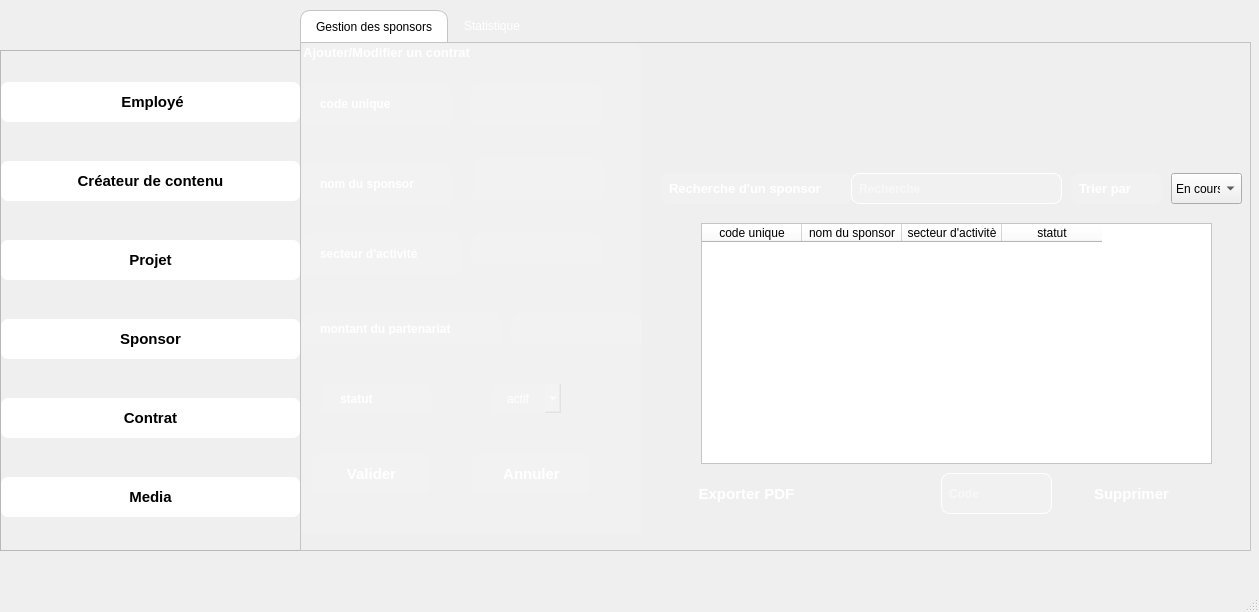
<?xml version="1.0" encoding="UTF-8"?>
<ui version="4.0">
 <class>Gsponsors</class>
 <widget class="QMainWindow" name="Gsponsors">
  <property name="geometry">
   <rect>
    <x>0</x>
    <y>0</y>
    <width>1259</width>
    <height>612</height>
   </rect>
  </property>
  <property name="windowTitle">
   <string>Gsponsors</string>
  </property>
  <property name="styleSheet">
   <string notr="true">background-color: qlineargradient(
    x1:0, y1:0, x2:1, y2:1,
    stop:0 #2a174c, 
    stop:0.5 #3452c9, 
    stop:1 #c7386d
);</string>
  </property>
  <widget class="QWidget" name="centralwidget">
   <widget class="QFrame" name="frame">
    <property name="geometry">
     <rect>
      <x>0</x>
      <y>50</y>
      <width>301</width>
      <height>501</height>
     </rect>
    </property>
    <property name="styleSheet">
     <string notr="true"/>
    </property>
    <property name="frameShape">
     <enum>QFrame::Shape::StyledPanel</enum>
    </property>
    <property name="frameShadow">
     <enum>QFrame::Shadow::Raised</enum>
    </property>
    <widget class="QWidget" name="verticalLayoutWidget">
     <property name="geometry">
      <rect>
       <x>0</x>
       <y>0</y>
       <width>301</width>
       <height>501</height>
      </rect>
     </property>
     <layout class="QVBoxLayout" name="verticalLayout_2">
      <item>
       <widget class="QPushButton" name="pushButton_5">
        <property name="font">
         <font>
          <pointsize>11</pointsize>
          <bold>true</bold>
         </font>
        </property>
        <property name="styleSheet">
         <string notr="true">QPushButton {
    /* Base Orange &quot;Sun&quot; Background */
    background-color: rgb(255, 255, 255);
    color: black;
    border: 2px solid transparent;
    border-radius: 8px;
    padding: 10px 20px;
    font-weight: bold;
}

QPushButton:hover {
    /* Bright Contour (Border) when the mouse passes over */
    border: 2px solid #ffcc00;
    background-color: qlineargradient(
        x1: 0, y1: 0, x2: 0, y2: 1,
        stop: 0 #ff951a,
        stop: 1 #ffb01a
    );
}

QPushButton:pressed {
    /* Solid darker orange on press */
    background-color: #ff8c00; /* A solid, dark orange color */
    border: 2px solid #ffcc00;
}</string>
        </property>
        <property name="text">
         <string> Employé</string>
        </property>
       </widget>
      </item>
      <item>
       <widget class="QPushButton" name="pushButton_6">
        <property name="font">
         <font>
          <pointsize>11</pointsize>
          <bold>true</bold>
         </font>
        </property>
        <property name="styleSheet">
         <string notr="true">QPushButton {
    /* Base Orange &quot;Sun&quot; Background */
    background-color: rgb(255, 255, 255);
    color: black;
    border: 2px solid transparent;
    border-radius: 8px;
    padding: 10px 20px;
    font-weight: bold;
}

QPushButton:hover {
    /* Bright Contour (Border) when the mouse passes over */
    border: 2px solid #ffcc00;
    background-color: qlineargradient(
        x1: 0, y1: 0, x2: 0, y2: 1,
        stop: 0 #ff951a,
        stop: 1 #ffb01a
    );
}

QPushButton:pressed {
    /* Solid darker orange on press */
    background-color: #ff8c00; /* A solid, dark orange color */
    border: 2px solid #ffcc00;
}</string>
        </property>
        <property name="text">
         <string>Créateur de contenu</string>
        </property>
       </widget>
      </item>
      <item>
       <widget class="QPushButton" name="pushButton_7">
        <property name="font">
         <font>
          <pointsize>11</pointsize>
          <bold>true</bold>
         </font>
        </property>
        <property name="styleSheet">
         <string notr="true">QPushButton {
    /* Base Orange &quot;Sun&quot; Background */
    background-color: rgb(255, 255, 255);
    color: black;
    border: 2px solid transparent;
    border-radius: 8px;
    padding: 10px 20px;
    font-weight: bold;
}

QPushButton:hover {
    /* Bright Contour (Border) when the mouse passes over */
    border: 2px solid #ffcc00;
    background-color: qlineargradient(
        x1: 0, y1: 0, x2: 0, y2: 1,
        stop: 0 #ff951a,
        stop: 1 #ffb01a
    );
}

QPushButton:pressed {
    /* Solid darker orange on press */
    background-color: #ff8c00; /* A solid, dark orange color */
    border: 2px solid #ffcc00;
}</string>
        </property>
        <property name="text">
         <string>Projet</string>
        </property>
       </widget>
      </item>
      <item>
       <widget class="QPushButton" name="pushButton_8">
        <property name="font">
         <font>
          <pointsize>11</pointsize>
          <bold>true</bold>
         </font>
        </property>
        <property name="styleSheet">
         <string notr="true">QPushButton {
    /* Base Orange &quot;Sun&quot; Background */
    background-color: rgb(255, 255, 255);
    color: black;
    border: 2px solid transparent;
    border-radius: 8px;
    padding: 10px 20px;
    font-weight: bold;
}

QPushButton:hover {
    /* Bright Contour (Border) when the mouse passes over */
    border: 2px solid #ffcc00;
    background-color: qlineargradient(
        x1: 0, y1: 0, x2: 0, y2: 1,
        stop: 0 #ff951a,
        stop: 1 #ffb01a
    );
}

QPushButton:pressed {
    /* Solid darker orange on press */
    background-color: #ff8c00; /* A solid, dark orange color */
    border: 2px solid #ffcc00;
}

</string>
        </property>
        <property name="text">
         <string>Sponsor</string>
        </property>
       </widget>
      </item>
      <item>
       <widget class="QPushButton" name="pushButton_9">
        <property name="font">
         <font>
          <pointsize>11</pointsize>
          <bold>true</bold>
         </font>
        </property>
        <property name="styleSheet">
         <string notr="true">QPushButton {
    /* Base Orange &quot;Sun&quot; Background */
    background-color: rgb(255, 255, 255);
    color: black;
    border: 2px solid transparent;
    border-radius: 8px;
    padding: 10px 20px;
    font-weight: bold;
}

QPushButton:hover {
    /* Bright Contour (Border) when the mouse passes over */
    border: 2px solid #ffcc00;
    background-color: qlineargradient(
        x1: 0, y1: 0, x2: 0, y2: 1,
        stop: 0 #ff951a,
        stop: 1 #ffb01a
    );
}

QPushButton:pressed {
    /* Solid darker orange on press */
    background-color: #ff8c00; /* A solid, dark orange color */
    border: 2px solid #ffcc00;
}</string>
        </property>
        <property name="text">
         <string>Contrat</string>
        </property>
       </widget>
      </item>
      <item>
       <widget class="QPushButton" name="pushButton_11">
        <property name="font">
         <font>
          <pointsize>11</pointsize>
          <bold>true</bold>
         </font>
        </property>
        <property name="styleSheet">
         <string notr="true">QPushButton {
    /* Base Orange &quot;Sun&quot; Background */
    background-color: rgb(255, 255, 255);
    color: black;
    border: 2px solid transparent;
    border-radius: 8px;
    padding: 10px 20px;
    font-weight: bold;
}

QPushButton:hover {
    /* Bright Contour (Border) when the mouse passes over */
    border: 2px solid #ffcc00;
    background-color: qlineargradient(
        x1: 0, y1: 0, x2: 0, y2: 1,
        stop: 0 #ff951a,
        stop: 1 #ffb01a
    );
}

QPushButton:pressed {
    /* Solid darker orange on press */
    background-color: #ff8c00; /* A solid, dark orange color */
    border: 2px solid #ffcc00;
}</string>
        </property>
        <property name="text">
         <string>Media</string>
        </property>
       </widget>
      </item>
     </layout>
    </widget>
   </widget>
   <widget class="QTabWidget" name="tabWidget">
    <property name="geometry">
     <rect>
      <x>300</x>
      <y>10</y>
      <width>951</width>
      <height>541</height>
     </rect>
    </property>
    <property name="styleSheet">
     <string notr="true">/* Style for the QTabWidget (the container) */
QTabWidget::pane {
    /* Removes the border around the content area */
    border: 1px solid #c4c4c4;
}

/* Style for the QTabBar (the tab buttons themselves) */
QTabBar {
    border-top-left-radius: 10px;
    border-top-right-radius: 10px;
}

/* Style for the selected tab */
QTabBar::tab:selected {
    background-color: white; /* White background for the active tab */
    color: black; /* Black text for the active tab */
    border: 1px solid #c4c4c4; /* A light border */
    border-bottom: none; /* No border at the bottom to blend with the content pane */
    border-top-left-radius: 10px;
    border-top-right-radius: 10px;
    padding: 8px 15px; /* Add some padding for spacing */
}

/* Style for the unselected tabs */
QTabBar::tab:!selected {
    background-color: transparent; /* Transparent background for inactive tabs */
    color: white; /* White text for inactive tabs */
    border: 1px solid transparent; /* Transparent border */
    padding: 8px 15px; /* Add some padding for spacing */
}

/* Style for the unselected tabs on hover */
QTabBar::tab:!selected:hover {
    background-color: rgba(255, 255, 255, 0.1); /* A subtle white transparency on hover */
}
</string>
    </property>
    <property name="currentIndex">
     <number>0</number>
    </property>
    <widget class="QWidget" name="tab">
     <attribute name="title">
      <string>Gestion des sponsors</string>
     </attribute>
     <widget class="QGroupBox" name="groupBox">
      <property name="geometry">
       <rect>
        <x>0</x>
        <y>0</y>
        <width>341</width>
        <height>491</height>
       </rect>
      </property>
      <property name="font">
       <font>
        <pointsize>10</pointsize>
        <bold>true</bold>
       </font>
      </property>
      <property name="styleSheet">
       <string notr="true">background-color: white; /* White background for the active tab */
    color: black; /* Black text for the active tab */
    border: 1px solid #c4c4c4; /* A light border */
    border-bottom: none; /* No border at the bottom to blend with the content pane */
    border-top-left-radius: 10px;
    border-top-right-radius: 10px;
    padding: 8px 15px; /* Add some padding for spacing */

    background-color: transparent; /* Transparent background for inactive tabs */
    color: white; /* White text for inactive tabs */
    border: 1px solid transparent; /* Transparent border */
    padding: 8px 15px; /* Add some padding for spacing */


    background-color: rgba(255, 255, 255, 0.1); /* A subtle white transparency on hover */</string>
      </property>
      <property name="title">
       <string>Ajouter/Modifier un contrat</string>
      </property>
      <widget class="QLineEdit" name="lineEdit">
       <property name="geometry">
        <rect>
         <x>170</x>
         <y>40</y>
         <width>131</width>
         <height>41</height>
        </rect>
       </property>
       <property name="font">
        <font>
         <pointsize>9</pointsize>
         <bold>true</bold>
        </font>
       </property>
      </widget>
      <widget class="QLabel" name="label">
       <property name="geometry">
        <rect>
         <x>0</x>
         <y>120</y>
         <width>151</width>
         <height>41</height>
        </rect>
       </property>
       <property name="font">
        <font>
         <family>Segoe UI</family>
         <pointsize>9</pointsize>
         <italic>false</italic>
         <bold>true</bold>
        </font>
       </property>
       <property name="styleSheet">
        <string notr="true">font: 700 9pt &quot;Segoe UI&quot;;</string>
       </property>
       <property name="text">
        <string>nom du sponsor</string>
       </property>
      </widget>
      <widget class="QLabel" name="label_2">
       <property name="geometry">
        <rect>
         <x>0</x>
         <y>190</y>
         <width>161</width>
         <height>41</height>
        </rect>
       </property>
       <property name="font">
        <font>
         <family>Segoe UI</family>
         <pointsize>9</pointsize>
         <italic>false</italic>
         <bold>true</bold>
        </font>
       </property>
       <property name="styleSheet">
        <string notr="true">font: 700 9pt &quot;Segoe UI&quot;;</string>
       </property>
       <property name="text">
        <string>secteur d'activité</string>
       </property>
      </widget>
      <widget class="QLabel" name="label_4">
       <property name="geometry">
        <rect>
         <x>20</x>
         <y>340</y>
         <width>111</width>
         <height>31</height>
        </rect>
       </property>
       <property name="font">
        <font>
         <family>Segoe UI</family>
         <pointsize>9</pointsize>
         <italic>false</italic>
         <bold>true</bold>
        </font>
       </property>
       <property name="styleSheet">
        <string notr="true">font: 700 9pt &quot;Segoe UI&quot;;</string>
       </property>
       <property name="text">
        <string>statut</string>
       </property>
      </widget>
      <widget class="QLabel" name="label_5">
       <property name="geometry">
        <rect>
         <x>0</x>
         <y>40</y>
         <width>151</width>
         <height>41</height>
        </rect>
       </property>
       <property name="font">
        <font>
         <family>Segoe UI</family>
         <pointsize>9</pointsize>
         <italic>false</italic>
         <bold>true</bold>
        </font>
       </property>
       <property name="styleSheet">
        <string notr="true">font: 700 9pt &quot;Segoe UI&quot;;</string>
       </property>
       <property name="text">
        <string>code unique</string>
       </property>
      </widget>
      <widget class="QLineEdit" name="lineEdit_2">
       <property name="geometry">
        <rect>
         <x>172</x>
         <y>115</y>
         <width>131</width>
         <height>41</height>
        </rect>
       </property>
       <property name="font">
        <font>
         <pointsize>9</pointsize>
         <bold>true</bold>
        </font>
       </property>
      </widget>
      <widget class="QLineEdit" name="lineEdit_3">
       <property name="geometry">
        <rect>
         <x>170</x>
         <y>190</y>
         <width>131</width>
         <height>31</height>
        </rect>
       </property>
       <property name="font">
        <font>
         <pointsize>9</pointsize>
         <bold>true</bold>
        </font>
       </property>
      </widget>
      <widget class="QPushButton" name="pushButton_10">
       <property name="geometry">
        <rect>
         <x>10</x>
         <y>410</y>
         <width>121</width>
         <height>41</height>
        </rect>
       </property>
       <property name="font">
        <font>
         <pointsize>11</pointsize>
         <bold>true</bold>
        </font>
       </property>
       <property name="styleSheet">
        <string notr="true">QPushButton {
    /* 1. Base Orange &quot;Sun&quot; Background (Gradient for a slight shine) */
    background-color: qlineargradient(
        x1: 0, y1: 0, x2: 0, y2: 1,
        stop: 0 #ff8c00,   /* Darker orange at the top */
        stop: 1 #ffa500    /* Lighter orange at the bottom */
    );
    color: white; /* White text for contrast */
    border: 2px solid transparent; /* Transparent border initially */
    border-radius: 8px;
    padding: 10px 20px;
    font-weight: bold;
}

QPushButton:hover {
    /* 2. Bright Contour (Border) when the mouse passes over */
    border: 2px solid #ffcc00; /* Bright yellow border (the glow) */
    background-color: qlineargradient(
        x1: 0, y1: 0, x2: 0, y2: 1,
        stop: 0 #ff951a,   /* Slightly brighter background on hover */
        stop: 1 #ffb01a
    );
}

QPushButton:pressed {
    /* 3. Darker press effect */
    background-color: rgb(0, 170, 127); /* Solid darker orange */
    border: 2px solid #ffcc00;
}</string>
       </property>
       <property name="text">
        <string>Valider</string>
       </property>
      </widget>
      <widget class="QPushButton" name="pushButton_12">
       <property name="geometry">
        <rect>
         <x>170</x>
         <y>410</y>
         <width>121</width>
         <height>41</height>
        </rect>
       </property>
       <property name="font">
        <font>
         <pointsize>11</pointsize>
         <bold>true</bold>
        </font>
       </property>
       <property name="styleSheet">
        <string notr="true">QPushButton {
    /* 1. Base Orange &quot;Sun&quot; Background (Gradient for a slight shine) */
    background-color: qlineargradient(
        x1: 0, y1: 0, x2: 0, y2: 1,
        stop: 0 #ff8c00,   /* Darker orange at the top */
        stop: 1 #ffa500    /* Lighter orange at the bottom */
    );
    color: white; /* White text for contrast */
    border: 2px solid transparent; /* Transparent border initially */
    border-radius: 8px;
    padding: 10px 20px;
    font-weight: bold;
}

QPushButton:hover {
    /* 2. Bright Contour (Border) when the mouse passes over */
    border: 2px solid #ffcc00; /* Bright yellow border (the glow) */
    background-color: qlineargradient(
        x1: 0, y1: 0, x2: 0, y2: 1,
        stop: 0 #ff951a,   /* Slightly brighter background on hover */
        stop: 1 #ffb01a
    );
}

QPushButton:pressed {
    /* 3. Darker press effect */
    background-color: rgb(0, 170, 127); /* Solid darker orange */
    border: 2px solid #ffcc00;
}</string>
       </property>
       <property name="text">
        <string>Annuler</string>
       </property>
      </widget>
      <widget class="QLabel" name="label_8">
       <property name="geometry">
        <rect>
         <x>0</x>
         <y>270</y>
         <width>201</width>
         <height>31</height>
        </rect>
       </property>
       <property name="font">
        <font>
         <family>Segoe UI</family>
         <pointsize>9</pointsize>
         <italic>false</italic>
         <bold>true</bold>
        </font>
       </property>
       <property name="styleSheet">
        <string notr="true">font: 700 9pt &quot;Segoe UI&quot;;</string>
       </property>
       <property name="text">
        <string>montant du partenariat</string>
       </property>
      </widget>
      <widget class="QLineEdit" name="lineEdit_6">
       <property name="geometry">
        <rect>
         <x>210</x>
         <y>270</y>
         <width>131</width>
         <height>31</height>
        </rect>
       </property>
       <property name="font">
        <font>
         <pointsize>9</pointsize>
         <bold>true</bold>
        </font>
       </property>
      </widget>
      <widget class="QComboBox" name="comboBox_2">
       <property name="geometry">
        <rect>
         <x>190</x>
         <y>340</y>
         <width>71</width>
         <height>31</height>
        </rect>
       </property>
       <property name="styleSheet">
        <string notr="true">background-color: rgba(255, 255, 255, 30); /* Semi-transparent white background */
    color: white; /* Text color */
    border: 1px solid white; /* A subtle, semi-transparent white border */
    border-radius: 8px; /* Rounded corners */
    padding: 5px; /* Adds space inside the widget for text, so it's not right up against the edges *</string>
       </property>
       <property name="placeholderText">
        <string/>
       </property>
       <item>
        <property name="text">
         <string>actif</string>
        </property>
       </item>
       <item>
        <property name="text">
         <string>expirè</string>
        </property>
       </item>
       <item>
        <property name="text">
         <string>en nègociation</string>
        </property>
       </item>
      </widget>
     </widget>
     <widget class="QLabel" name="label_6">
      <property name="geometry">
       <rect>
        <x>360</x>
        <y>130</y>
        <width>191</width>
        <height>31</height>
       </rect>
      </property>
      <property name="font">
       <font>
        <pointsize>10</pointsize>
        <bold>true</bold>
       </font>
      </property>
      <property name="styleSheet">
       <string notr="true">
    background-color: rgba(255, 255, 255, 30); /* Semi-transparent white background */
    color: white; /* Text color */
  
    border-radius: 8px; /* Rounded corners */
    padding: 5px; /* Adds space inside the widget for text, so it's not right up against the edges */
</string>
      </property>
      <property name="text">
       <string>Recherche d'un sponsor</string>
      </property>
     </widget>
     <widget class="QLabel" name="label_7">
      <property name="geometry">
       <rect>
        <x>770</x>
        <y>130</y>
        <width>91</width>
        <height>31</height>
       </rect>
      </property>
      <property name="font">
       <font>
        <pointsize>10</pointsize>
        <bold>true</bold>
       </font>
      </property>
      <property name="styleSheet">
       <string notr="true"> background-color: rgba(255, 255, 255, 30); /* Semi-transparent white background */
    color: white; /* Text color */
  
    border-radius: 8px; /* Rounded corners */
    padding: 5px; /* Adds space inside the widget for text, so it's not right up against the edges */
</string>
      </property>
      <property name="text">
       <string>Trier par</string>
      </property>
     </widget>
     <widget class="QComboBox" name="comboBox">
      <property name="geometry">
       <rect>
        <x>870</x>
        <y>130</y>
        <width>71</width>
        <height>31</height>
       </rect>
      </property>
      <property name="styleSheet">
       <string notr="true">background-color: rgba(255, 255, 255, 30); /* Semi-transparent white background */
    color: white; /* Text color */
    border: 1px solid white; /* A subtle, semi-transparent white border */
    border-radius: 8px; /* Rounded corners */
    padding: 5px; /* Adds space inside the widget for text, so it's not right up against the edges *</string>
      </property>
      <property name="placeholderText">
       <string/>
      </property>
      <item>
       <property name="text">
        <string>En cours</string>
       </property>
      </item>
      <item>
       <property name="text">
        <string>Signé</string>
       </property>
      </item>
      <item>
       <property name="text">
        <string>Expiré</string>
       </property>
      </item>
     </widget>
     <widget class="QLineEdit" name="lineEdit_4">
      <property name="geometry">
       <rect>
        <x>550</x>
        <y>130</y>
        <width>211</width>
        <height>31</height>
       </rect>
      </property>
      <property name="font">
       <font>
        <pointsize>9</pointsize>
        <bold>true</bold>
       </font>
      </property>
      <property name="styleSheet">
       <string notr="true">QLineEdit {
    background-color: rgba(255, 255, 255, 30); /* Semi-transparent white background */
    color: white; /* Text color */
    border: 1px solid white; /* A subtle, semi-transparent white border */
    border-radius: 8px; /* Rounded corners */
    padding: 5px; /* Adds space inside the widget for text, so it's not right up against the edges */
}</string>
      </property>
      <property name="placeholderText">
       <string>Recherche </string>
      </property>
     </widget>
     <widget class="QPushButton" name="pushButton_3">
      <property name="geometry">
       <rect>
        <x>360</x>
        <y>430</y>
        <width>171</width>
        <height>41</height>
       </rect>
      </property>
      <property name="font">
       <font>
        <pointsize>11</pointsize>
        <bold>true</bold>
       </font>
      </property>
      <property name="styleSheet">
       <string notr="true">QPushButton {
    /* 1. Base Orange &quot;Sun&quot; Background (Gradient for a slight shine) */
    background-color: qlineargradient(
        x1: 0, y1: 0, x2: 0, y2: 1,
        stop: 0 #ff8c00,   /* Darker orange at the top */
        stop: 1 #ffa500    /* Lighter orange at the bottom */
    );
    color: white; /* White text for contrast */
    border: 2px solid transparent; /* Transparent border initially */
    border-radius: 8px;
    padding: 10px 20px;
    font-weight: bold;
}

QPushButton:hover {
    /* 2. Bright Contour (Border) when the mouse passes over */
    border: 2px solid #ffcc00; /* Bright yellow border (the glow) */
    background-color: qlineargradient(
        x1: 0, y1: 0, x2: 0, y2: 1,
        stop: 0 #ff951a,   /* Slightly brighter background on hover */
        stop: 1 #ffb01a
    );
}

QPushButton:pressed {
    /* 3. Darker press effect */
    background-color: rgb(0, 170, 127); /* Solid darker orange */
    border: 2px solid #ffcc00;
}</string>
      </property>
      <property name="text">
       <string>Exporter PDF</string>
      </property>
     </widget>
     <widget class="QPushButton" name="pushButton_4">
      <property name="geometry">
       <rect>
        <x>760</x>
        <y>430</y>
        <width>141</width>
        <height>41</height>
       </rect>
      </property>
      <property name="font">
       <font>
        <pointsize>11</pointsize>
        <bold>true</bold>
       </font>
      </property>
      <property name="styleSheet">
       <string notr="true">QPushButton {
    /* 1. Base Orange &quot;Sun&quot; Background (Gradient for a slight shine) */
    background-color: qlineargradient(
        x1: 0, y1: 0, x2: 0, y2: 1,
        stop: 0 #ff8c00,   /* Darker orange at the top */
        stop: 1 #ffa500    /* Lighter orange at the bottom */
    );
    color: white; /* White text for contrast */
    border: 2px solid transparent; /* Transparent border initially */
    border-radius: 8px;
    padding: 10px 20px;
    font-weight: bold;
}

QPushButton:hover {
    /* 2. Bright Contour (Border) when the mouse passes over */
    border: 2px solid #ffcc00; /* Bright yellow border (the glow) */
    background-color: qlineargradient(
        x1: 0, y1: 0, x2: 0, y2: 1,
        stop: 0 #ff951a,   /* Slightly brighter background on hover */
        stop: 1 #ffb01a
    );
}

QPushButton:pressed {
    /* 3. Darker press effect */
    background-color: rgb(0, 170, 127); /* Solid darker orange */
    border: 2px solid #ffcc00;
}</string>
      </property>
      <property name="text">
       <string>Supprimer</string>
      </property>
     </widget>
     <widget class="QTableWidget" name="tableWidget">
      <property name="geometry">
       <rect>
        <x>400</x>
        <y>180</y>
        <width>511</width>
        <height>241</height>
       </rect>
      </property>
      <property name="styleSheet">
       <string notr="true">background-color: rgb(255, 255, 255);</string>
      </property>
      <column>
       <property name="text">
        <string>code unique</string>
       </property>
      </column>
      <column>
       <property name="text">
        <string>nom du sponsor</string>
       </property>
      </column>
      <column>
       <property name="text">
        <string>secteur d'activitè</string>
       </property>
      </column>
      <column>
       <property name="text">
        <string>statut</string>
       </property>
      </column>
     </widget>
     <widget class="QLineEdit" name="lineEdit_5">
      <property name="geometry">
       <rect>
        <x>640</x>
        <y>430</y>
        <width>111</width>
        <height>41</height>
       </rect>
      </property>
      <property name="font">
       <font>
        <pointsize>9</pointsize>
        <bold>true</bold>
       </font>
      </property>
      <property name="styleSheet">
       <string notr="true">QLineEdit {
    background-color: rgba(255, 255, 255, 30); /* Semi-transparent white background */
    color: white; /* Text color */
    border: 1px solid white; /* A subtle, semi-transparent white border */
    border-radius: 8px; /* Rounded corners */
    padding: 5px; /* Adds space inside the widget for text, so it's not right up against the edges */
}</string>
      </property>
      <property name="placeholderText">
       <string>Code</string>
      </property>
     </widget>
     <widget class="QLabel" name="image1">
      <property name="geometry">
       <rect>
        <x>520</x>
        <y>10</y>
        <width>161</width>
        <height>111</height>
       </rect>
      </property>
      <property name="styleSheet">
       <string notr="true">background: transparent;</string>
      </property>
      <property name="text">
       <string/>
      </property>
      <property name="pixmap">
       <pixmap>images/logo.png</pixmap>
      </property>
     </widget>
    </widget>
    <widget class="QWidget" name="tab_2">
     <attribute name="title">
      <string>Statistique</string>
     </attribute>
     <widget class="QLabel" name="image3">
      <property name="geometry">
       <rect>
        <x>300</x>
        <y>0</y>
        <width>291</width>
        <height>131</height>
       </rect>
      </property>
      <property name="styleSheet">
       <string notr="true">background: transparent;
</string>
      </property>
      <property name="text">
       <string/>
      </property>
      <property name="pixmap">
       <pixmap>images/logo.png</pixmap>
      </property>
     </widget>
    </widget>
   </widget>
  </widget>
  <widget class="QMenuBar" name="menubar">
   <property name="geometry">
    <rect>
     <x>0</x>
     <y>0</y>
     <width>1259</width>
     <height>26</height>
    </rect>
   </property>
  </widget>
  <widget class="QStatusBar" name="statusbar"/>
 </widget>
 <resources/>
 <connections/>
</ui>
